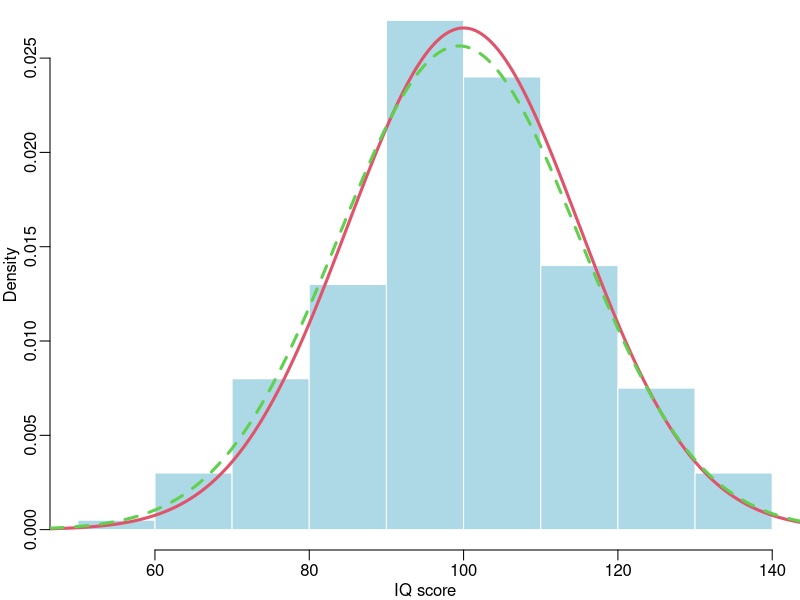
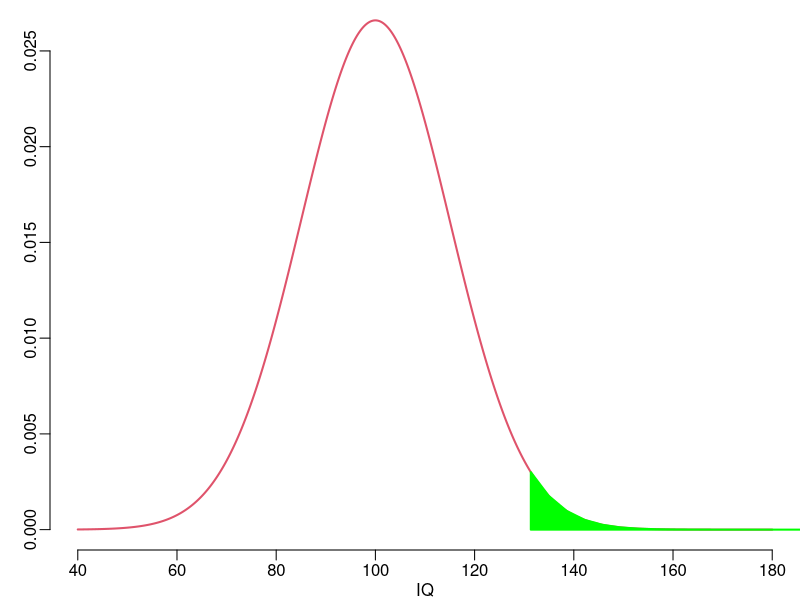

Write the R code that produced these figures, in order.
pdf("images/chapter_4/IQfit.pdf", width=5, height=5)
par(mar = c(2.5, 2.5, 0, 0), mgp = c(1.5, 0.5, 0))
#label===iq-fit-plot
set.seed(95473)
n <- 200
samp <- rnorm(n, 100, 15)
hist(samp, freq=FALSE, main="", xlab="IQ score", border="white", col="lightblue")
xs <- seq(40, 180, length=1000)
lines(xs, dnorm(xs, 100, 15), col=2, lwd=3)
lines(xs, dnorm(xs, mean(samp), sd(samp)), col=3, lwd=3, lty=2)
#===end
dev.off()

#label===iq-tail-prob
cat(1-pnorm(150, mean=mean(samp), sd=sd(samp)), "\n")
#===end

#label===iq-mensa-cutoff
mensacutoff <- round(quantile(samp,probs = 0.98))
cat("Sample quantile:", mensacutoff,"\n")
cat("Population quantile:", qnorm(0.98, mean=mean(samp), sd=sd(samp)), "\n")
#===end

pdf("images/chapter_4/IQtail.pdf", width=5, height=4)
par(mar = c(2.5, 2.5, 0, 0), mgp = c(1.5, 0.5, 0))
#label===iq-tail-plot
xs <- seq(40,180, length=1000)
plot(xs, dnorm(xs, 100, 15), col=2, lwd=2, type='l', axes=F, ylab="", xlab="IQ")
axis(1); axis(2)
xx <- seq(qnorm(0.98, mean=mean(samp), sd=sd(samp)), 200, length=20)
yy <- dnorm(xx, 100, 15)
polygon(c(xx, rev(xx)), c(rep(0,length(xx)), rev(yy)), col="green", border="green", lwd=2)
#===end

dev.off()

#label===iq-samplesize
sigma <- 15
for (E in c(5, 3, 2, 1))
    cat(sprintf("E = %d  =>  n = %d\n", E, ceiling((sigma / E)^2)))
#===end
